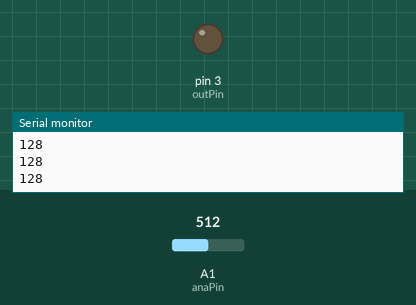
A sketch run on a simulated Arduino Uno, built with avr-gcc and run on an emulated ATmega328P. Parts: output pins drawn as LEDs (lit = HIGH), the last lines printed to the serial monitor. The inputs (shaded band) are chosen by the test bench; at power-on: A1 (anaPin) = 512.

Above: at 1.2 s.
1.3 s: A1 (anaPin) set to 414
2.9 s: A1 (anaPin) set to 394
At 3.4 s:
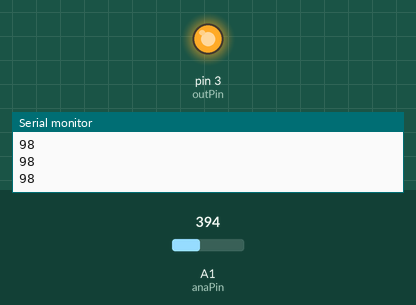
4.5 s: A1 (anaPin) set to 511
At 5.4 s:
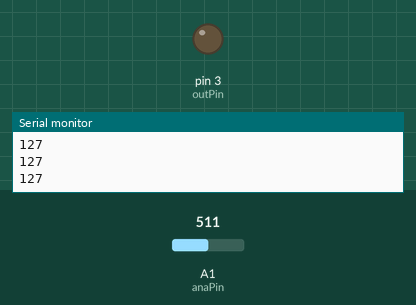
6.1 s: A1 (anaPin) set to 306
At 7.2 s:
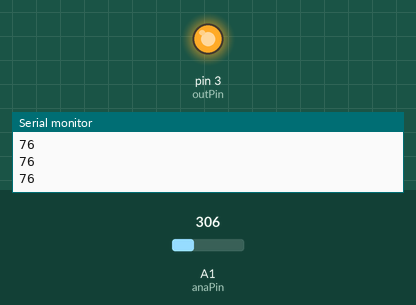
Timing chart, 0 to 8.7 s (numbered marks = the images above; inputs shaded):
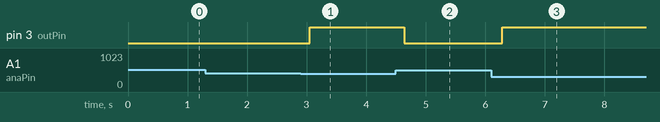

The sketch:

q16.ino
```cpp
#include <TimerOne.h>

int anaPin = 1;
int outPin = 3;
int lightVal = 0;
volatile int val = 0;

void timerFire() {
    //100msごとに呼び出し
    Serial.println(val);
}

void setup() {
    pinMode(outPin, OUTPUT);
    Serial.begin(9600);
    Timer1.initialize(100); //マイクロ秒単位で設定
    Timer1.attachInterrupt(timerFire);
}

void loop() {
    lightVal = analogRead(anaPin);
    val = lightVal / 4; // 光度(256段階)
    if (val <= 100) {
        digitalWrite(outPin,HIGH);
    } else {
        digitalWrite(outPin,LOW);
    }
}
```

Measured:
- the behaviour switches between 404 and 403 on A1 (anaPin) (found by bisection; images 0 and 1)
- after the input at 2.9 s, pin 3 (outPin): LOW → HIGH after 0.15 s
- after the input at 4.5 s, pin 3 (outPin): HIGH → LOW after 0.14 s
- after the input at 6.1 s, pin 3 (outPin): LOW → HIGH after 0.19 s
